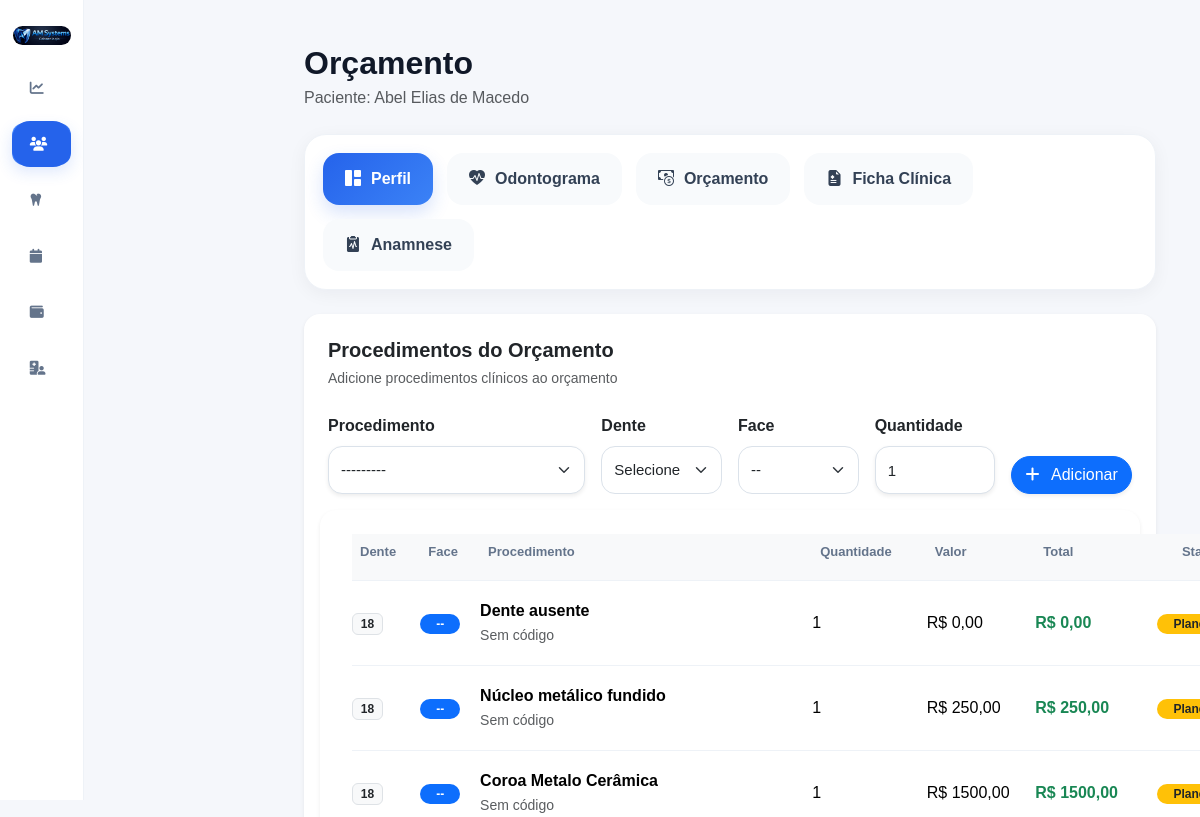
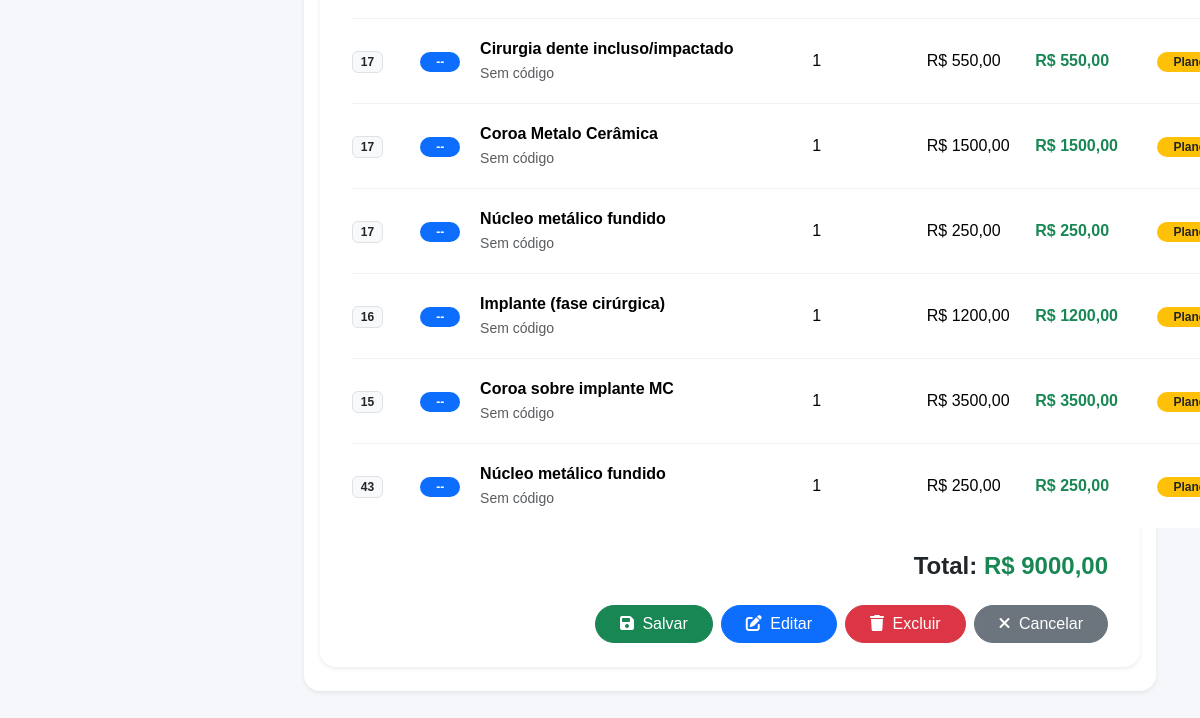
Before: /pacientes/2/orcamento/ (signed in) with the older database file (2 pictures, top to bottom).
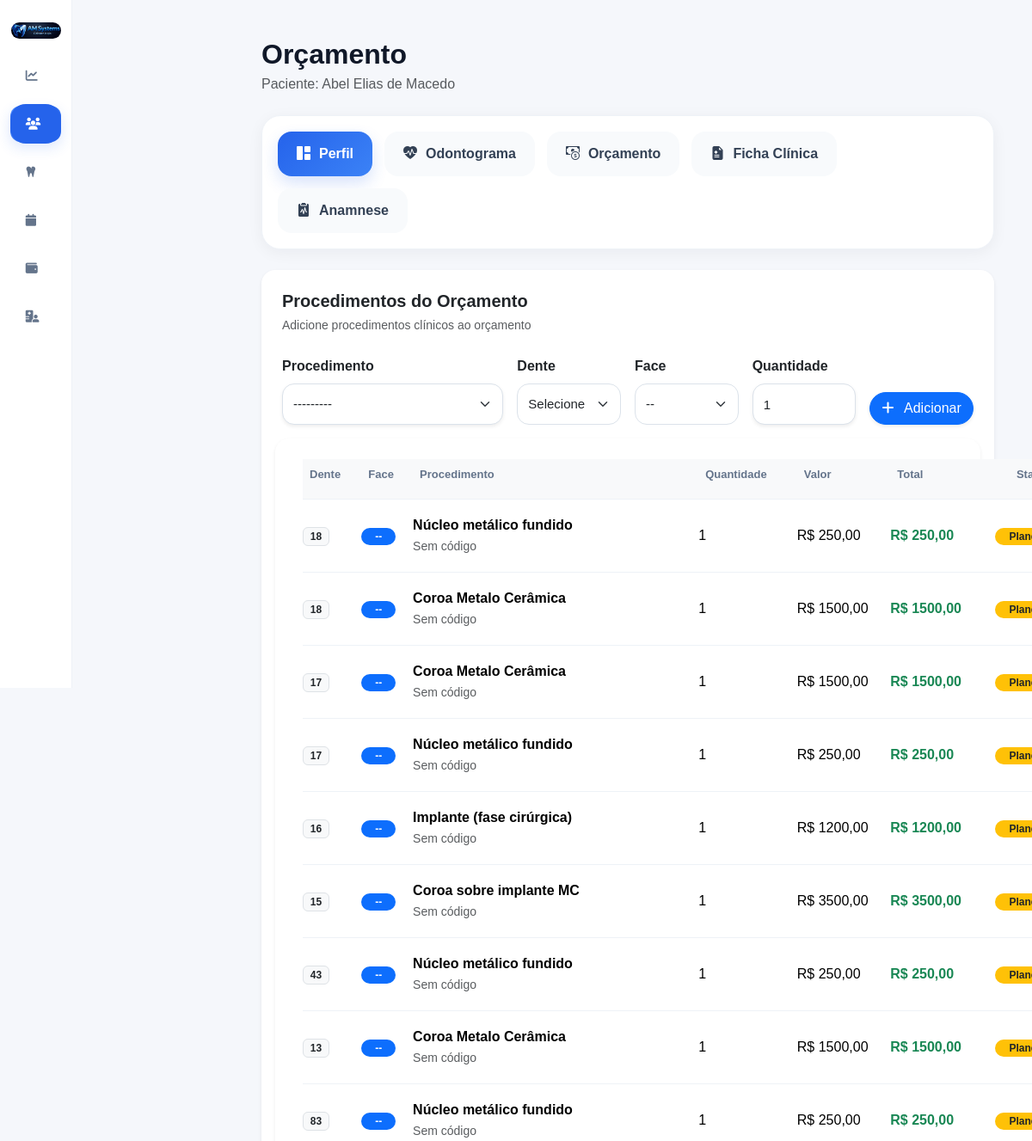
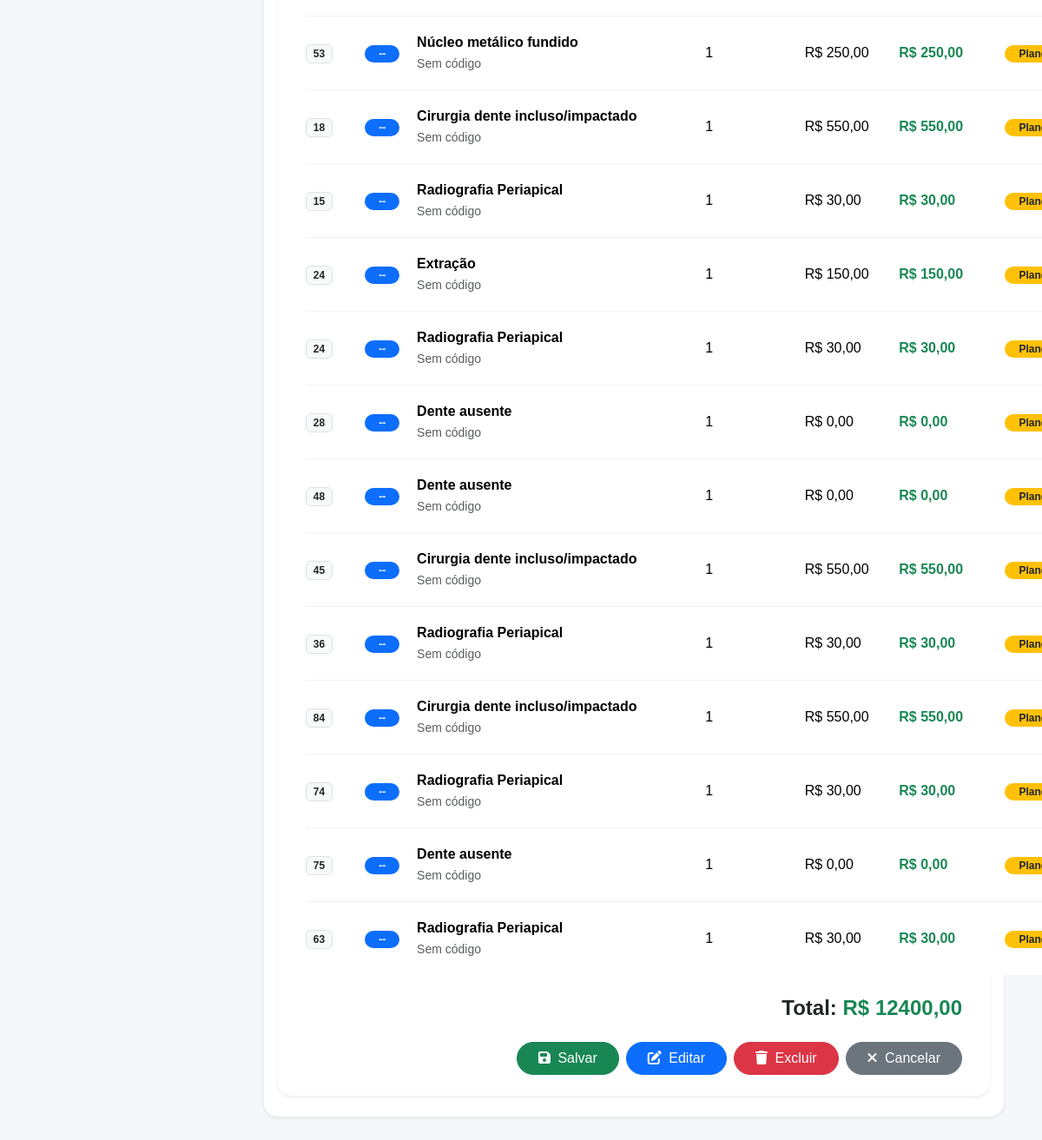
After: the same page with the newer database file (2 pictures, top to bottom).
### accounts/models.py (models this page shows, shortened)
class Paciente(models.Model):
    foto = models.ImageField(
        upload_to='pacientes/',
        blank=True,
        null=True
    )
    nome = models.CharField(
        max_length=200
    )
    cpf = models.CharField(
        max_length=14,
        blank=True,
        null=True
    )
    rg = models.CharField(
        max_length=20,
        blank=True,
        null=True
    )
    nascimento = models.DateField(
        blank=True,
        null=True
    )
    genero = models.CharField(
        max_length=20,
        blank=True,
        null=True
    )
    estado_civil = models.CharField(
        max_length=30,
        blank=True,
        null=True
    )
    profissao = models.CharField(
        max_length=100,
        blank=True,
        null=True
    )
    telefone = models.CharField(
        max_length=20,
        blank=True,
        null=True
    )
    whatsapp = models.CharField(
        max_length=20,
        blank=True,
        null=True
    )
    email = models.EmailField(
        blank=True,
        null=True
    )
    cep = models.CharField(
        max_length=10,
        blank=True,
        null=True
    )
    endereco = models.CharField(
        max_length=255,
        blank=True,
        null=True
    )
    numero = models.CharField(
        max_length=20,
        blank=True,
        null=True
    )
    complemento = models.CharField(
        max_length=100,
        blank=True,
        null=True
    )
    bairro = models.CharField(
        max_length=100,
        blank=True,
        null=True
    )
    cidade = models.CharField(
        max_length=100,
        blank=True,
        null=True
    )
    estado = models.CharField(
        max_length=2,
        blank=True,
        null=True
    )
    convenio = models.CharField(
        max_length=100,
        blank=True,
        null=True
    )
    carteirinha = models.CharField(
        max_length=100,
        blank=True,
        null=True
    )
    alergias = models.TextField(
        blank=True,
        null=True
    )
    medicamentos = models.TextField(
        blank=True,
        null=True
    )
    observacoes = models.TextField(
        blank=True,
        null=True
    )
    responsavel = models.CharField(
        max_length=200,
        blank=True,
        null=True
    )
    cpf_responsavel = models.CharField(
        max_length=14,
        blank=True,
        null=True
    )
    telefone_responsavel = models.CharField(
        max_length=20,
        blank=True,
        null=True
    )
    ativo = models.BooleanField(
        default=True
    )
    criado_em = models.DateTimeField(
        auto_now_add=True
    )
    atualizado_em = models.DateTimeField(
        auto_now=True
    )

class ItemOrcamento(models.Model):
    STATUS_CHOICES = (
        ('planejado', 'Planejado'),
        ('andamento', 'Em andamento'),
        ('finalizado', 'Finalizado'),
        ('cancelado', 'Cancelado'),
    )
    orcamento = models.ForeignKey(
        Orcamento,
        on_delete=models.CASCADE,
        related_name='itens'
    )
    procedimento = models.ForeignKey(
        Procedimento,
        on_delete=models.SET_NULL,
        null=True
    )
    dente = models.CharField(
        max_length=10,
        blank=True,
        null=True
    )
    face = models.CharField(
        max_length=10,
        blank=True,
        null=True
    )
    quantidade = models.IntegerField(
        default=1
    )
    valor_unitario = models.DecimalField(
        max_digits=10,
        decimal_places=2,
        default=0
    )
    status = models.CharField(
        max_length=20,
        choices=STATUS_CHOICES,
        default='planejado'
    )
    @property
    def total(self):
        return self.quantidade * self.valor_unitario

class Procedimento(models.Model):
    CATEGORIAS = [
        ('dentistica', 'Dentística'),
        ('endodontia', 'Endodontia'),
        ('periodontia', 'Periodontia'),
        ('cirurgia', 'Cirurgia'),
        ('protese', 'Prótese'),
        ('implantodontia', 'Implantodontia'),
        ('ortodontia', 'Ortodontia'),
        ('geral', 'Geral')
    ]
    TIPOS = [
        ('dente', 'Por Dente'),
        ('hemiarcada', 'Hemi-Arcada'),
        ('geral', 'Geral'),
        ('cirurgia', 'Cirurgia')
    ]
    POSICOES = [
        ('coroa', 'Coroa'),
        ('raiz', 'Raiz'),
        ('oclusal', 'Oclusal'),
        ('vestibular', 'Vestibular'),
        ('lingual', 'Lingual'),
        ('centro', 'Centro')
    ]
    STATUS = [
        ('realizar', 'A Realizar'),
        ('andamento', 'Em Andamento'),
        ('realizado', 'Realizado'),
        ('cancelado', 'Cancelado'),
        ('reavaliar', 'Reavaliar')
    ]
    nome = models.CharField(
        max_length=255
    )
    categoria = models.CharField(
        max_length=100,
        choices=CATEGORIAS,
        default='geral'
    )
    tipo = models.CharField(
        max_length=50,
        choices=TIPOS,
        default='dente'
    )
    status = models.CharField(
        max_length=30,
        choices=STATUS,
        default='realizar'
    )
    icone = models.CharField(
        max_length=100,
        blank=True,
        null=True
    )
    arquivo_icone = models.CharField(
        max_length=255,
        blank=True,
        null=True
    )
    posicao_icone = models.CharField(
        max_length=30,
        choices=POSICOES,
        default='centro'
    )
    valor_particular = models.DecimalField(
        max_digits=10,
        decimal_places=2,
        default=0
    )
    valor_convenio = models.DecimalField(
        max_digits=10,
        decimal_places=2,
        default=0
    )
    tempo_estimado = models.IntegerField(
        default=60,
        help_text='Tempo em minutos'
    )
    custo_clinico = models.DecimalField(
        max_digits=10,
        decimal_places=2,
        default=0
    )
    ativo = models.BooleanField(
        default=True
    )
    ordem = models.IntegerField(
        default=0
    )
    criado_em = models.DateTimeField(
        auto_now_add=True
    )
    class Meta:
        ordering = ['categoria', 'ordem', 'nome']
        verbose_name = 'Procedimento'
        verbose_name_plural = 'Procedimentos'
    def __str__(self):
        return self.nome

class Orcamento(models.Model):
    paciente = models.ForeignKey(
        Paciente,
        on_delete=models.CASCADE,
        related_name='orcamentos'
    )
    STATUS_CHOICES = (
        ('rascunho', 'Rascunho'),
        ('aprovado', 'Aprovado'),
        ('finalizado', 'Finalizado'),
        ('cancelado', 'Cancelado'),
    )
    status = models.CharField(
        max_length=20,
        choices=STATUS_CHOICES,
        default='rascunho'
    )
    desconto = models.DecimalField(
        max_digits=10,
        decimal_places=2,
        default=0
    )
    observacoes = models.TextField(
        blank=True,
        null=True
    )
    criado_em = models.DateTimeField(
        auto_now_add=True
    )
    @property
    def total(self):
        total = sum(
            item.total
            for item in self.itens.all()
        )
        return total - self.desconto

### accounts/views.py (the view)
@login_required(login_url='/')
def orcamento(request, id):
    paciente = get_object_or_404(
        Paciente,
        id=id
    )
    orcamento, created = Orcamento.objects.get_or_create(
        paciente=paciente
    )
    if request.method == 'POST':
        item_form = ItemOrcamentoForm(request.POST)
        if item_form.is_valid():
            item = item_form.save(commit=False)
            item.orcamento = orcamento
            item.dente = request.POST.get('dente')
            item.face = request.POST.get('face')
            item.status = 'planejado'
            item.valor_unitario = item.procedimento.valor_particular
            item.save()
            return redirect(
                'orcamento',
                id=paciente.id
            )
    else:
        item_form = ItemOrcamentoForm()
    context = {
        'paciente': paciente,
        'orcamento': orcamento,
        'item_form': item_form,
    }
    return render(
        request,
        'accounts/orcamento.html',
        context
    )

### accounts/templates/accounts/orcamento.html (shortened to what this page needs)
{% extends 'accounts/base.html' %}
{% block content %}
<div class="container-fluid p-4">
    <div class="d-flex justify-content-between align-items-center mb-4">
        <div>
            <h2 class="fw-bold mb-1">
                Orçamento
            </h2>
            <p class="text-muted mb-0">
                Paciente: {{ paciente.nome }}
            </p>
        </div>
    </div>
    {% include 'accounts/components/menu_paciente.html' %}
    <div class="card border-0 shadow-sm rounded-4 mb-4">
        <div class="card-body p-4">
            <div class="d-flex justify-content-between align-items-center mb-4">
                <div>
                    <h5 class="fw-bold mb-1">
                        Procedimentos do Orçamento
                    </h5>
                    <small class="text-muted">
                        Adicione procedimentos clínicos ao orçamento
                    </small>
                </div>
            </div>
            <form method="POST">
             <div class="row g-3 align-items-end">
<div class="col-md-4">
    <label class="form-label fw-semibold">
        Procedimento
    </label>
    {{ item_form.procedimento }}
</div>
<div class="col-md-2">
    <label class="form-label fw-semibold">
        Dente
    </label>
    <select
        name="dente"
        class="form-select rounded-3"
    >
        <option value="">
            Selecione
        </option>
    </select>
</div>
<div class="col-md-2">
    <label class="form-label fw-semibold">
        Face
    </label>
    <select
        name="face"
        class="form-select rounded-3"
    >
        <option value="">
            --
    </select>
</div>
<div class="col-md-2">
    <label class="form-label fw-semibold">
        Quantidade
    </label>
    {{ item_form.quantidade }}
</div>
<div class="col-md-2">
    <button
        type="submit"
        class="btn btn-primary w-100 rounded-pill shadow-sm"
    >
        <i class="fas fa-plus me-2"></i>
        Adicionar
    </button>
</div>
    <div class="card border-0 shadow-sm rounded-4">
        <div class="card-body p-4">
            <table class="table align-middle">
                <thead class="table-light">
    <tr>
        <th>
            Dente
        </th>
        <th>
            Face
        </th>
        <th>
            Procedimento
        </th>
        <th>
            Quantidade
        </th>
        <th>
            Valor
        </th>
        <th>
            Total
        </th>
        <th class="text-center">
            Status
        </th>
    </tr>
</thead>
             <tbody>
    {% for item in orcamento.itens.all %}
    <tr>
        <td>
            <span class="badge bg-light text-dark border">
                {{ item.dente|default:"--" }}
            </span>
        </td>
<td>
    <span class="badge bg-primary rounded-pill px-3">
        {{ item.face|default:"--" }}
    </span>
</td>
        <td>
            <div class="fw-semibold">
                {{ item.procedimento.nome }}
            </div>
            <small class="text-muted">
                {{ item.procedimento.codigo|default:"Sem código" }}
            </small>
        </td>
        <td>
            {{ item.quantidade }}
        </td>
        <td>
            R$ {{ item.valor_unitario }}
        </td>
        <td>
            <span class="fw-bold text-success">
                R$ {{ item.total }}
            </span>
        </td>
        <td class="text-center">
            <span class="badge bg-warning text-dark rounded-pill px-3">
                Planejado
            </span>
        </td>
    </tr>
    {% empty %}
    <tr>
        <td colspan="7" class="text-center text-muted py-4">
            Nenhum item adicionado.
        </td>
    </tr>
    {% endfor %}
</tbody>
            </table>
            <div class="text-end mt-4">
                <h4 class="fw-bold">
                    Total:
                    <span class="text-success">
                        R$ {{ orcamento.total }}
                    </span>
                </h4>
            </div>
            <div class="d-flex justify-content-end gap-2 mt-4 flex-wrap">
                <button class="btn btn-success rounded-pill px-4">
                    <i class="fas fa-save me-1"></i>
                    Salvar
                </button>
                <button class="btn btn-primary rounded-pill px-4">
                    <i class="fas fa-edit me-1"></i>
                    Editar
                </button>
                <button class="btn btn-danger rounded-pill px-4">
                    <i class="fas fa-trash me-1"></i>
                    Excluir
                </button>
                <button class="btn btn-secondary rounded-pill px-4">
                    <i class="fas fa-times me-1"></i>
                    Cancelar
                </button>
            </div>
        </div>
    </div>
</div>
{% endblock %}

### accounts/templates/accounts/base.html (shortened to what this page needs)
{% load static %}
<!DOCTYPE html>
<html lang="pt-br">
<head>
    <link
        href="https://cdn.jsdelivr.net/npm/bootstrap@5.3.3/dist/css/bootstrap.min.css"
        rel="stylesheet"
    >
    <link
        rel="stylesheet"
        href="https://cdn.jsdelivr.net/npm/bootstrap-icons@1.11.3/font/bootstrap-icons.min.css"
    >
    <link
        rel="stylesheet"
        href="https://cdnjs.cloudflare.com/ajax/libs/font-awesome/6.5.2/css/all.min.css"
    >
    <link
        rel="stylesheet"
        href="{% static 'css/style.css' %}"
    >
<link
    rel="stylesheet"
    href="{% static 'css/dashboard.css' %}"
>
    <link
        rel="stylesheet"
        href="{% static 'css/pacientes.css' %}"
    >
    <link
        rel="stylesheet"
        href="{% static 'css/odontograma.css' %}"
    >
    <link
        rel="stylesheet"
        href="{% static 'css/anamnese.css' %}"
    >
    <link
        rel="stylesheet"
        href="{% static 'css/ficha_clinica.css' %}"
    >
</head>
<body>
<div class="dashboard-wrapper">
    <aside class="sidebar">
        <div class="logo-area">
            <img
                src="{% static 'img/logo.png' %}"
                alt="Logo"
            >
        </div>
    <ul class="sidebar-menu">
    <li class="{% if 'dashboard' in request.path %}active{% endif %}">
        <a href="/dashboard/">
            <i class="fa-solid fa-chart-line"></i>
        </a>
    </li>
    <li class="{% if 'pacientes' in request.path and 'odontograma' not in request.path %}active{% endif %}">
        <a href="/pacientes/">
            <i class="fa-solid fa-users"></i>
        </a>
    </li>
    <li class="{% if 'procedimentos' in request.path %}active{% endif %}">
        <a href="/procedimentos/">
            <i class="fa-solid fa-tooth"></i>
        </a>
    </li>
    <li class="{% if 'agenda' in request.path %}active{% endif %}">
        <a href="/agenda/">
            <i class="fa-solid fa-calendar"></i>
        </a>
    </li>
    <li class="{% if 'financeiro' in request.path %}active{% endif %}">
        <a href="/financeiro/">
            <i class="fa-solid fa-wallet"></i>
        </a>
    </li>
    <li class="nav-item">
    <a class="nav-link" href="{% url 'convenios' %}">
        <i class="fa-solid fa-hospital-user me-2"></i>
    </a>
</li>
</ul>
    </aside>
    <main class="main-content">
        {% block content %}
        {% endblock %}
    </main>
</div>
</body>
</html>

### accounts/templates/accounts/components/menu_paciente.html
<div class="menu-clinico-wrapper">
    <div class="menu-clinico">
        <a
            href="{% url 'perfil_paciente' paciente.id %}"
            class="menu-clinico-btn active"
        >
            <i class="bi bi-grid-1x2-fill"></i>
            <span>Perfil</span>
        </a>
        <a
            href="{% url 'odontograma' paciente.id %}"
            class="menu-clinico-btn"
        >
            <i class="bi bi-heart-pulse-fill"></i>
            <span>Odontograma</span>
        </a>
        <a
            href="{% url 'orcamento' paciente.id %}"
            class="menu-clinico-btn"
        >
            <i class="bi bi-cash-coin"></i>
            <span>Orçamento</span>
        </a>
        <a
            href="{% url 'ficha_clinica' paciente.id %}"
            class="menu-clinico-btn"
        >
            <i class="bi bi-file-earmark-medical-fill"></i>
            <span>Ficha Clínica</span>
        </a>
        <a
            href="{% url 'anamnese' paciente.id %}"
            class="menu-clinico-btn"
        >
            <i class="bi bi-clipboard2-pulse-fill"></i>
            <span>Anamnese</span>
        </a>
    </div>
</div>

Changed rows visible on the page:
removed ItemOrcamento: dente "18", face "--", procedimento.nome "Dente ausente", procedimento.codigo "Sem código", quantidade "1", valor_unitario "0,00", total "0,00"
removed ItemOrcamento: dente "17", face "--", procedimento.nome "Cirurgia dente incluso/impactado", procedimento.codigo "Sem código", quantidade "1", valor_unitario "550,00", total "550,00"
added ItemOrcamento: dente "13", face "--", procedimento.nome "Coroa Metalo Cerâmica", procedimento.codigo "Sem código", quantidade "1", valor_unitario "1500,00", total "1500,00"
added ItemOrcamento: dente "83", face "--", procedimento.nome "Núcleo metálico fundido", procedimento.codigo "Sem código", quantidade "1", valor_unitario "250,00", total "250,00"
added ItemOrcamento: dente "53", face "--", procedimento.nome "Núcleo metálico fundido", procedimento.codigo "Sem código", quantidade "1", valor_unitario "250,00", total "250,00"
added ItemOrcamento: dente "18", face "--", procedimento.nome "Cirurgia dente incluso/impactado", procedimento.codigo "Sem código", quantidade "1", valor_unitario "550,00", total "550,00"
added ItemOrcamento: dente "15", face "--", procedimento.nome "Radiografia Periapical", procedimento.codigo "Sem código", quantidade "1", valor_unitario "30,00", total "30,00"
added ItemOrcamento: dente "24", face "--", procedimento.nome "Extração", procedimento.codigo "Sem código", quantidade "1", valor_unitario "150,00", total "150,00"
added ItemOrcamento: dente "24", face "--", procedimento.nome "Radiografia Periapical", procedimento.codigo "Sem código", quantidade "1", valor_unitario "30,00", total "30,00"
added ItemOrcamento: dente "28", face "--", procedimento.nome "Dente ausente", procedimento.codigo "Sem código", quantidade "1", valor_unitario "0,00", total "0,00"
added ItemOrcamento: dente "48", face "--", procedimento.nome "Dente ausente", procedimento.codigo "Sem código", quantidade "1", valor_unitario "0,00", total "0,00"
added ItemOrcamento: dente "45", face "--", procedimento.nome "Cirurgia dente incluso/impactado", procedimento.codigo "Sem código", quantidade "1", valor_unitario "550,00", total "550,00"
added ItemOrcamento: dente "36", face "--", procedimento.nome "Radiografia Periapical", procedimento.codigo "Sem código", quantidade "1", valor_unitario "30,00", total "30,00"
added ItemOrcamento: dente "84", face "--", procedimento.nome "Cirurgia dente incluso/impactado", procedimento.codigo "Sem código", quantidade "1", valor_unitario "550,00", total "550,00"
added ItemOrcamento: dente "74", face "--", procedimento.nome "Radiografia Periapical", procedimento.codigo "Sem código", quantidade "1", valor_unitario "30,00", total "30,00"
added ItemOrcamento: dente "75", face "--", procedimento.nome "Dente ausente", procedimento.codigo "Sem código", quantidade "1", valor_unitario "0,00", total "0,00"
added ItemOrcamento: dente "63", face "--", procedimento.nome "Radiografia Periapical", procedimento.codigo "Sem código", quantidade "1", valor_unitario "30,00", total "30,00"
computed for Orcamento: total "9000,00" → "12400,00"
